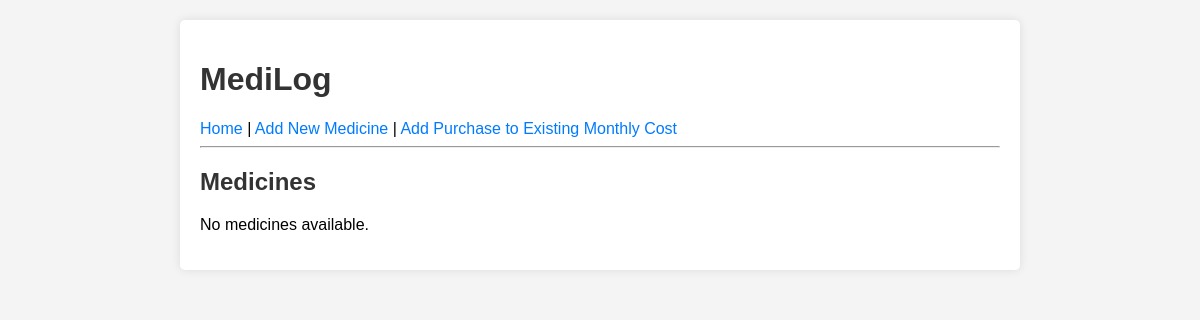
Before: / with the older database file.
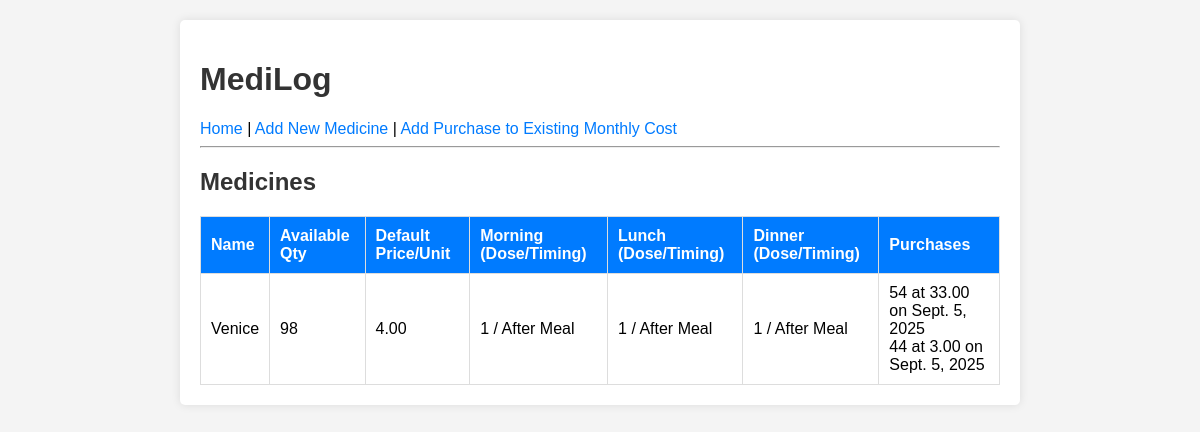
After: the same page with the newer database file.
### Logs/models.py (models this page shows, shortened)
class Medicine(models.Model):
    name = models.CharField(max_length=200, unique=True)
    price_per_unit = models.DecimalField(max_digits=10, decimal_places=2, help_text="Default price per unit")
    morning_dose = models.IntegerField(default=0, help_text="Dose for morning (e.g., number of pills)")
    lunch_dose = models.IntegerField(default=0, help_text="Dose for lunch (e.g., number of pills)")
    dinner_dose = models.IntegerField(default=0, help_text="Dose for dinner (e.g., number of pills)")
    morning_timing = models.CharField(
        max_length=10,
        choices=[('before', 'Before Meal'), ('after', 'After Meal')],
        default='after',
        help_text="Timing for morning dose"
    )
    lunch_timing = models.CharField(
        max_length=10,
        choices=[('before', 'Before Meal'), ('after', 'After Meal')],
        default='after',
        help_text="Timing for lunch dose"
    )
    dinner_timing = models.CharField(
        max_length=10,
        choices=[('before', 'Before Meal'), ('after', 'After Meal')],
        default='after',
        help_text="Timing for dinner dose"
    )
    available_quantity = models.IntegerField(default=0, help_text="Current available quantity (auto-updated)")
    notes = models.TextField(blank=True, help_text="Any additional notes")

class PurchaseLog(models.Model):
    medicine = models.ForeignKey(Medicine, on_delete=models.CASCADE, related_name='purchases')
    bought_quantity = models.IntegerField(help_text="Quantity bought in this purchase")
    price_per_unit = models.DecimalField(max_digits=10, decimal_places=2, help_text="Price per unit for this purchase")
    purchase_date = models.DateField(auto_now_add=True)

### Logs/views.py (the view)
# urls.py: path('', views.medicine_list, name='medicine_list'),
def medicine_list(request):
    medicines = Medicine.objects.all()
    return render(request, 'Logs/medicine_list.html', {'medicines': medicines})

### Logs/templates/Logs/medicine_list.html (shortened to what this page needs)
{% extends 'Logs/base.html' %}
{% block content %}
    <h2>Medicines</h2>
    {% if medicines %}
        <table>
            <thead>
                <tr>
                    <th>Name</th>
                    <th>Available Qty</th>
                    <th>Default Price/Unit</th>
                    <th>Morning (Dose/Timing)</th>
                    <th>Lunch (Dose/Timing)</th>
                    <th>Dinner (Dose/Timing)</th>
                    <th>Purchases</th>
                </tr>
            </thead>
            <tbody>
                {% for medicine in medicines %}
                    <tr>
                        <td>{{ medicine.name }}</td>
                        <td>{{ medicine.available_quantity }}</td>
                        <td>{{ medicine.price_per_unit }}</td>
                        <td>{{ medicine.morning_dose }} / {{ medicine.get_morning_timing_display }}</td>
                        <td>{{ medicine.lunch_dose }} / {{ medicine.get_lunch_timing_display }}</td>
                        <td>{{ medicine.dinner_dose }} / {{ medicine.get_dinner_timing_display }}</td>
                        <td>
                            {% for purchase in medicine.purchases.all %}
                                {{ purchase.bought_quantity }} at {{ purchase.price_per_unit }} on {{ purchase.purchase_date }}<br>
                            {% empty %}
                                No purchases
                            {% endfor %}
                        </td>
                    </tr>
                {% endfor %}
            </tbody>
        </table>
    {% else %}
        <p>No medicines available.</p>
    {% endif %}
{% endblock %}

### Logs/templates/Logs/base.html (shortened to what this page needs)
<!DOCTYPE html>
<html lang="en">
  <head>
  </head>
  <body>
    <div class="container">
      <h1>MediLog</h1>
      <a href="{% url 'medicine_list' %}">Home</a> |
      <a href="{% url 'new_medicine_create' %}">Add New Medicine</a> |
      <a href="{% url 'purchase_existing_create' %}"
        >Add Purchase to Existing</a
      >
    <a href="{% url 'monthly_cost' %}">Monthly Cost</a>
      <hr />
      {% block content %} {% endblock %}
    </div>
  </body>
</html>

### Logs/templates/Logs/base.html (style rules this page uses)
body { font-family: Arial, sans-serif; margin: 0; padding: 20px; background-color: #f4f4f4; }
.container { max-width: 800px; margin: 0 auto; background: white; padding: 20px; border-radius: 5px; box-shadow: 0 0 10px rgba(0, 0, 0, 0.1); }
h1, h2 { color: #333; }
a { color: #007bff; text-decoration: none; }
table { width: 100%; border-collapse: collapse; margin-top: 20px; }
th, td { padding: 10px; border: 1px solid #ddd; text-align: left; }
th { background-color: #007bff; color: white; }

Changed rows visible on the page:
added Medicine: name "Venice", available_quantity "98", price_per_unit "4.00", morning_dose "1", morning_timing "After Meal", lunch_dose "1", lunch_timing "After Meal", dinner_dose "1", dinner_timing "After Meal"
added PurchaseLog: bought_quantity "54", price_per_unit "33.00", purchase_date "Sept. 5, 2025"
added PurchaseLog: bought_quantity "44", price_per_unit "3.00", purchase_date "Sept. 5, 2025"
Other visible differences:
text no longer shown: "No medicines available."
text now shown: "Name Available Qty Default Price/Unit Morning (Dose/Timing) Lunch (Dose/Timing) Dinner (Dose/Timing) Purchases"
